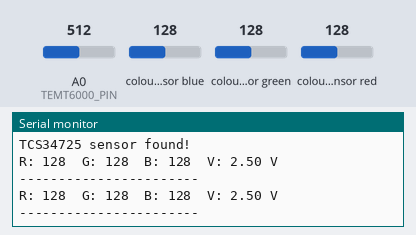
This sketch was run on a simulated Arduino Uno, built with avr-gcc and run on an emulated ATmega328P. Parts: the last lines printed to the serial monitor. Inputs (shaded band) come from the test bench; at power-on: colour sensor blue 128, A0 (TEMT6000_PIN) = 512, colour sensor green 128, colour sensor red 128.

Above: at 1.3 s.
1.4 s: colour sensor blue set to 5
At 2.7 s:
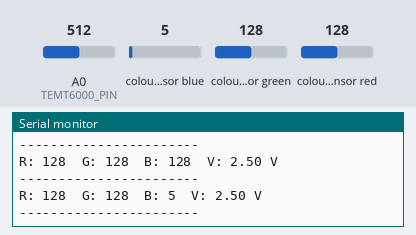
2.9 s: A0 (TEMT6000_PIN) set to 716
At 4.2 s:
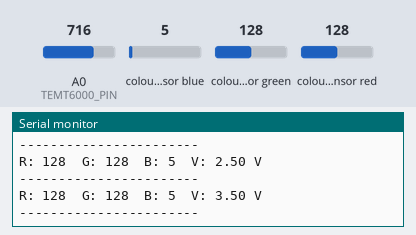
4.4 s: colour sensor green set to 5
At 5.8 s:
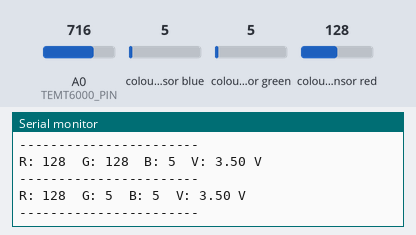
5.9 s: colour sensor red set to 5
At 7.2 s:
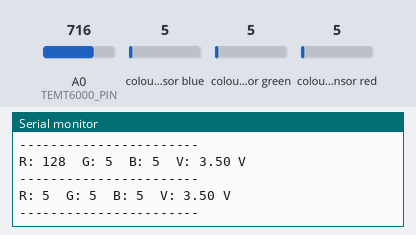
7.4 s: A0 (TEMT6000_PIN) set to 992
At 8.4 s:
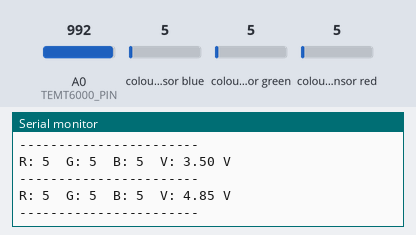
Timing chart, 0 to 9.9 s (numbered marks = the images above; inputs shaded):
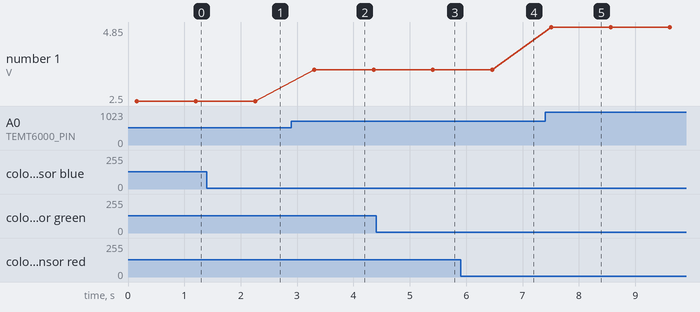

Measured:
- after the input at 1.4 s, the serial monitor: prints a new line after 0.85 s (image 1)
- after the input at 2.9 s, the serial monitor: prints a new line after 0.41 s (image 2)
- after the input at 4.4 s, the serial monitor: prints a new line after 1.0 s (image 3)
- after the input at 5.9 s, the serial monitor: prints a new line after 0.56 s (image 4)
- after the input at 7.4 s, the serial monitor: prints a new line after 0.11 s (image 5)
- plotted number 1: 2.5 → 3.5 after the input at 2.9 s, 3.5 → 4.85 after the input at 7.4 s

The sketch:

RGBV_Testing.ino
```cpp
#include <Wire.h>
#include "Adafruit_TCS34725.h"

// Create the TCS34725 color sensor object
Adafruit_TCS34725 tcs = Adafruit_TCS34725(TCS34725_INTEGRATIONTIME_50MS, TCS34725_GAIN_4X);

// TEMT6000 analog pin
#define TEMT6000_PIN A0

void setup() {
  Serial.begin(9600);
  delay(100);

  // Initialize the TCS34725 sensor
  if (tcs.begin()) {
    Serial.println("TCS34725 sensor found!");
  } else {
    Serial.println("No TCS34725 found... check wiring!");
    while (1); // halt if sensor not found
  }

  pinMode(TEMT6000_PIN, INPUT);
}

void loop() {
  float red, green, blue;
  float voltage;

  // --- Read ambient light sensor (TEMT6000) ---
  int rawValue = analogRead(TEMT6000_PIN);
  voltage = rawValue * (5.0 / 1023.0);  // Convert analog value to voltage

  // --- Read color sensor (TCS34725) ---
  //tcs.setInterrupt(false);  // turn on onboard LED for reading
  //delay(10000);               // small delay for stable reading
  tcs.getRGB(&red, &green, &blue);
  //tcs.setInterrupt(true);   // turn off LED to save power

  Serial.print("R: "); Serial.print((int)red);
  Serial.print("  G: "); Serial.print((int)green);
  Serial.print("  B: "); Serial.print((int)blue);

  // TEMT6000 brightness voltage (Low = darrk, high [5V] = bright)
  Serial.print("  V: ");  Serial.print(voltage, 2);  Serial.println(" V");

  Serial.println("-----------------------");
  delay(1000);
}
```
